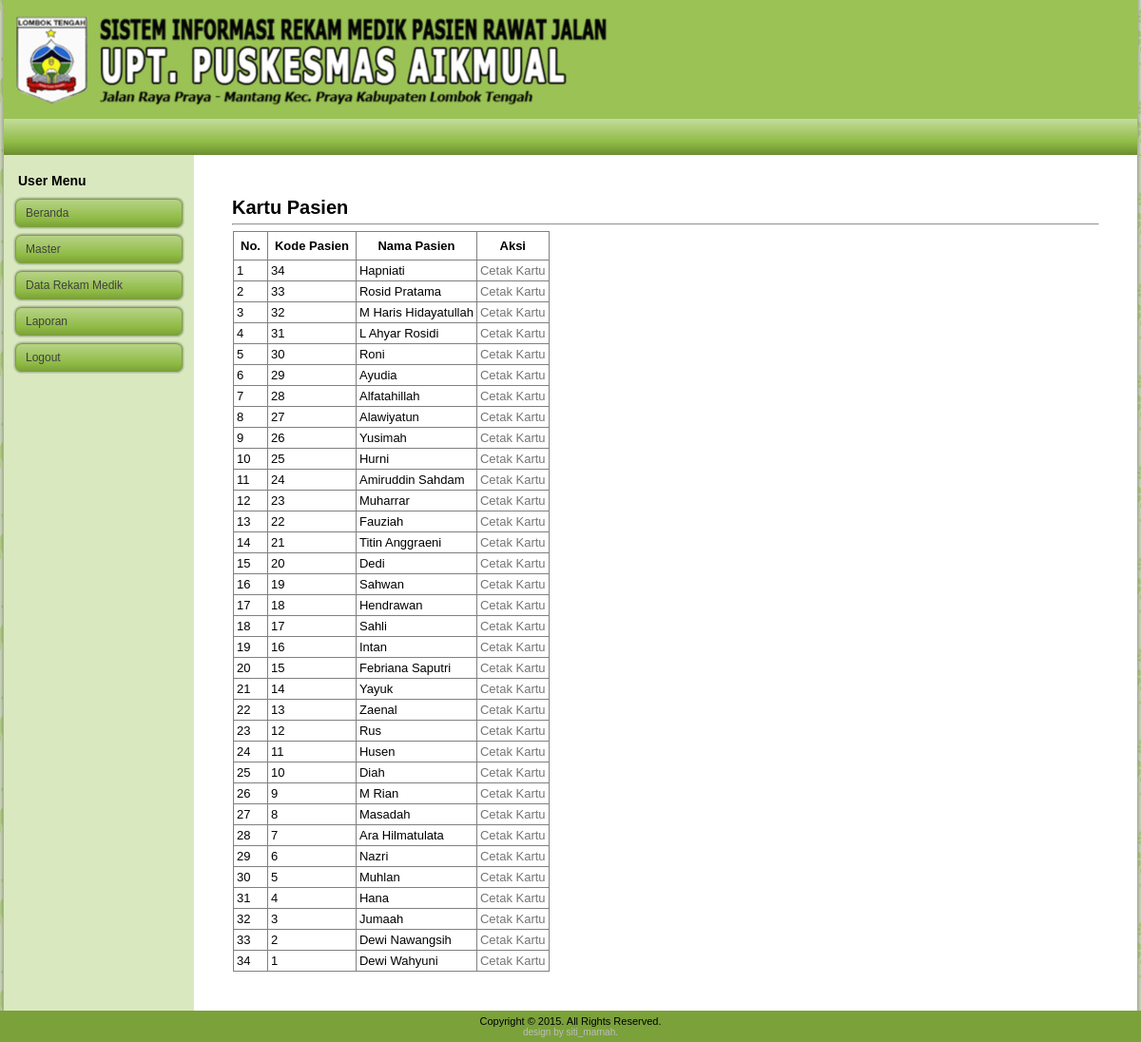
The page /home.php?hal=kartu_pasien (signed in) on the database its author committed.
### tables this page shows
CREATE TABLE IF NOT EXISTS `pasien` (
  `no_pasien` int(3) NOT NULL AUTO_INCREMENT,
  `nama_pasien` varchar(30) NOT NULL,
  `tgl_lahir` date NOT NULL,
  `jenis_kelamin` varchar(1) NOT NULL,
  `pekerjaan` varchar(15) NOT NULL,
  `alamat` text NOT NULL,
  `telepon` varchar(15) NOT NULL,
  `status_bantuan` varchar(15) NOT NULL,
  PRIMARY KEY (`no_pasien`)
);

### hal/hal_kartupasien.php (the view)
<?php
switch($_GET[act]){
  default:
    echo "<div class='art-postmetadataheader'>
    <h2 class='art-postheader'> Kartu Pasien</h2><hr>
    </div>";
    $tampil=mysql_query("SELECT * FROM pasien order by no_pasien DESC");
	echo "<div class='art-postcontent'><table border=1>
          <tr><th>No.</th><th>Kode Pasien</th><th>Nama Pasien</th><th>Aksi</th></tr>";
	$no=1;
    while ($r=mysql_fetch_array($tampil)){
      echo "<tr><td align=center>$no</td>
            <td>$r[no_pasien]</td>
			<td>$r[nama_pasien]</td>
            <td><a target='_blank' href='./kartu.php?id=$r[no_pasien]'> Cetak Kartu</a></tr>";
			$no++;
    }
    echo "</table>";
	echo "</div>";
    break;
  }
?>

### style.css (style rules this page uses)
#art-main, table { font-family: Arial, Helvetica, Sans-Serif; font-style: normal; font-weight: normal; font-size: 13px; }
h1, h2, h3, h4, h5, h6, p, a, ul, ol, li { margin: 0; padding: 0; }
.art-postcontent, .art-postheadericons, .art-postfootericons, .art-blockcontent-body, ul.art-vmenu a { text-align: left; }
.art-postcontent, .art-postcontent li, .art-postcontent table, .art-postcontent a, .art-postcontent a:link, .art-postcontent a:visited, .art-postcontent a.visited, .art-postcontent a:hover, .art-postcontent a.hovered { font-family: Arial, Helvetica, Sans-Serif; }
.art-postcontent h1, .art-postcontent h1 a, .art-postcontent h1 a:link, .art-postcontent h1 a:visited, .art-postcontent h1 a:hover, .art-postcontent h2, .art-postcontent h2 a, .art-postcontent h2 a:link, .art-postcontent h2 a:visited, .art-postcontent h2 a:hover, .art-postcontent h3, .art-postcontent h3 a, .art-postcontent h3 a:link, .art-postcontent h3 a:visited, .art-postcontent h3 a:hover, .art-postcontent h4, .art-postcontent h4 a, .art-postcontent h4 a:link, .art-postcontent h4 a:visited, .art-postcontent h4 a:hover, .art-postcontent h5, .art-postcontent h5 a, .art-postcontent h5 a:link, .art-postcontent h5 a:visited, .art-postcontent h5 a:hover, .art-postcontent h6, .art-postcontent h6 a, .art-postcontent h6 a:link, .art-postcontent h6 a:visited, .art-postcontent h6 a:hover, .art-blockheader .t, .art-blockheader .t a, .art-blockheader .t a:link, .art-blockheader .t a:visited, .art-blockheader .t a:hover, .art-vmenublockheader .t, .art-vmenublockheader .t a, .art-vmenublockheader .t a:link, .art-vmenublockheader .t a:visited, .art-vmenublockheader .t a:hover, .art-logo-name, .art-logo-name a, .art-logo-name a:link, .art-logo-name a:visited, .art-logo-name a:hover, .art-logo-text, .art-logo-text a, .art-logo-text a:link, .art-logo-text a:visited, .art-logo-text a:hover, .art-postheader, .art-postheader a, .art-postheader a:link, .art-postheader a:visited, .art-postheader a:hover { font-family: Arial, Helvetica, Sans-Serif; font-style: normal; font-weight: bold; font-size: 22px; text-decoration: none; }
.art-postcontent a { text-decoration: none; color: #757575; }
.art-postcontent a:link { text-decoration: none; color: #757575; }
html, body { height:100%; }
body { padding: 0; margin:0; min-width: 700px; color: #000000; background-color: #B5D283; background-image: url('images/Bottom_texture.jpg'); background-repeat: repeat; background-attachment: fixed; background-position: top left; }
.art-article table, table.art-article { border-collapse: collapse; margin: 1px; }
.art-article th, .art-article td { padding: 3px; vertical-align: top; text-align: left; }
.art-article th { text-align: center; vertical-align: middle; padding: 7px; }
.art-postheader { color: #000000; margin: 5px 0; line-height: 1em; font-size: 20px; }

### rows shown on the page
pasien: no_pasien "34", nama_pasien "Hapniati"
pasien: no_pasien "33", nama_pasien "Rosid Pratama"
pasien: no_pasien "32", nama_pasien "M Haris Hidayatullah"
pasien: no_pasien "31", nama_pasien "L Ahyar Rosidi"
pasien: no_pasien "30", nama_pasien "Roni"
pasien: no_pasien "29", nama_pasien "Ayudia"
pasien: no_pasien "28", nama_pasien "Alfatahillah"
pasien: no_pasien "27", nama_pasien "Alawiyatun"
pasien: no_pasien "26", nama_pasien "Yusimah"
pasien: no_pasien "25", nama_pasien "Hurni"
pasien: no_pasien "24", nama_pasien "Amiruddin Sahdam"
pasien: no_pasien "23", nama_pasien "Muharrar"
pasien: no_pasien "22", nama_pasien "Fauziah"
pasien: no_pasien "21", nama_pasien "Titin Anggraeni"
pasien: no_pasien "20", nama_pasien "Dedi"
pasien: no_pasien "19", nama_pasien "Sahwan"
pasien: no_pasien "18", nama_pasien "Hendrawan"
pasien: no_pasien "17", nama_pasien "Sahli"
pasien: no_pasien "16", nama_pasien "Intan"
pasien: no_pasien "15", nama_pasien "Febriana Saputri"
pasien: no_pasien "14", nama_pasien "Yayuk"
pasien: no_pasien "13", nama_pasien "Zaenal"
pasien: no_pasien "12", nama_pasien "Rus"
pasien: no_pasien "11", nama_pasien "Husen"
pasien: no_pasien "10", nama_pasien "Diah"
pasien: no_pasien "9", nama_pasien "M Rian"
pasien: no_pasien "8", nama_pasien "Masadah"
pasien: no_pasien "7", nama_pasien "Ara Hilmatulata"
pasien: no_pasien "6", nama_pasien "Nazri"
pasien: no_pasien "5", nama_pasien "Muhlan"
pasien: no_pasien "4", nama_pasien "Hana"
pasien: no_pasien "3", nama_pasien "Jumaah"
pasien: no_pasien "2", nama_pasien "Dewi Nawangsih"
pasien: no_pasien "1", nama_pasien "Dewi Wahyuni"
